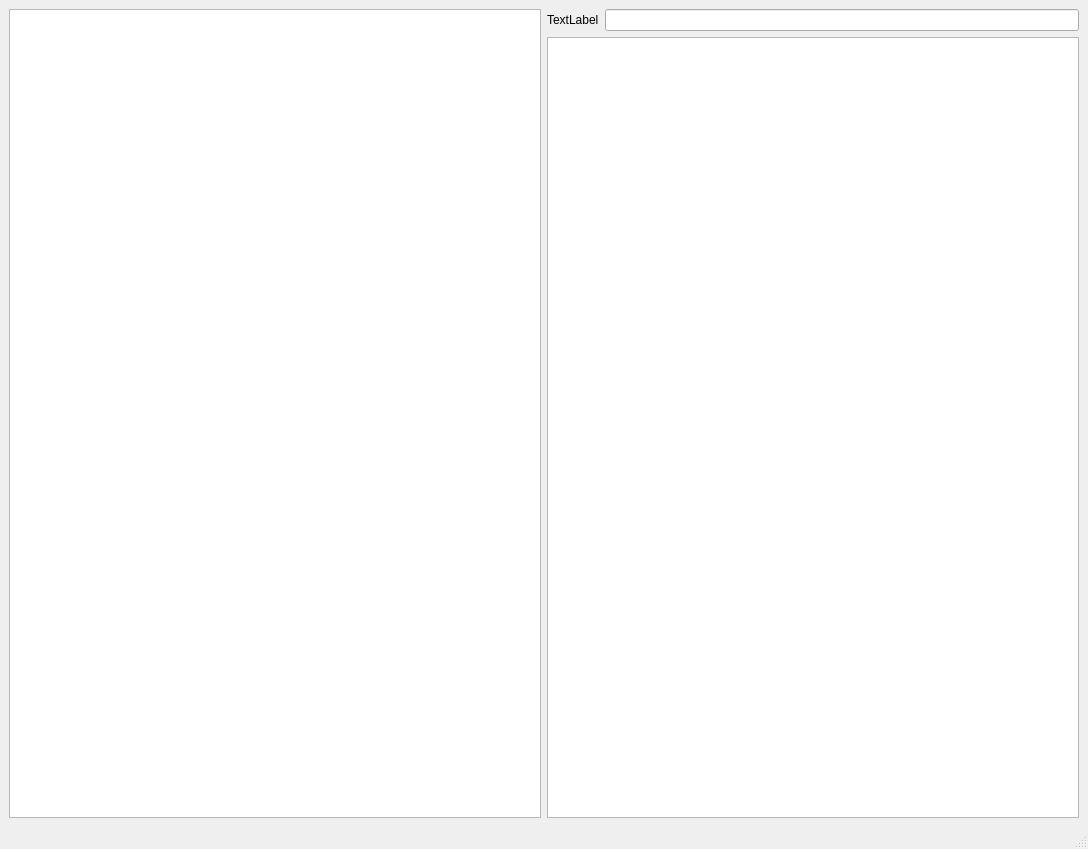
<?xml version="1.0" encoding="UTF-8"?>
<ui version="4.0">
 <class>MainWindow</class>
 <widget class="QMainWindow" name="MainWindow">
  <property name="geometry">
   <rect>
    <x>0</x>
    <y>0</y>
    <width>1088</width>
    <height>849</height>
   </rect>
  </property>
  <property name="windowTitle">
   <string>MainWindow</string>
  </property>
  <widget class="QWidget" name="centralwidget">
   <layout class="QHBoxLayout" name="horizontalLayout_2">
    <item>
     <widget class="QTreeView" name="entityView"/>
    </item>
    <item>
     <layout class="QVBoxLayout" name="verticalLayout">
      <item>
       <layout class="QHBoxLayout" name="horizontalLayout">
        <item>
         <widget class="QLabel" name="label">
          <property name="text">
           <string>TextLabel</string>
          </property>
         </widget>
        </item>
        <item>
         <widget class="QLineEdit" name="lineEdit"/>
        </item>
       </layout>
      </item>
      <item>
       <widget class="QTableView" name="tableView"/>
      </item>
     </layout>
    </item>
   </layout>
  </widget>
  <widget class="QMenuBar" name="menubar">
   <property name="geometry">
    <rect>
     <x>0</x>
     <y>0</y>
     <width>1088</width>
     <height>21</height>
    </rect>
   </property>
  </widget>
  <widget class="QStatusBar" name="statusbar"/>
 </widget>
 <resources/>
 <connections/>
</ui>
